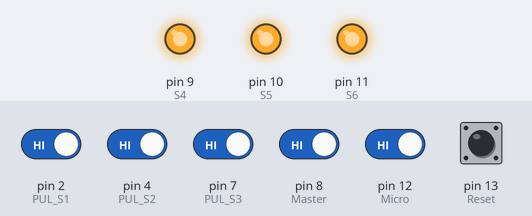
This sketch was run on a simulated Arduino Uno, built with avr-gcc and run on an emulated ATmega328P. On the bench: output pins drawn as LEDs (lit = HIGH). Inputs (shaded band) come from the test bench; at power-on: pin 2 (PUL_S1), pin 4 (PUL_S2), pin 7 (PUL_S3), pin 8 (Master), pin 12 (Micro), pin 13 (Reset) HIGH. Pins used as bus, display or sensor lines are not drawn.

Above: at 1.7 s.
1.8 s: pin 2 (PUL_S1) driven LOW and pin 4 (PUL_S2) driven LOW and pin 7 (PUL_S3) driven LOW and pin 8 (Master) driven LOW and pin 12 (Micro) driven LOW
At 3.1 s:
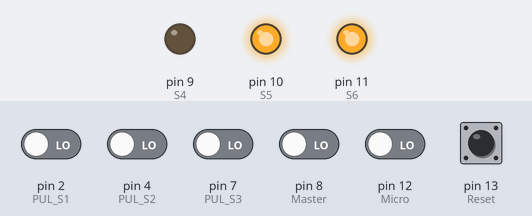
3.4 s: pin 2 (PUL_S1) driven HIGH
At 4.2 s:
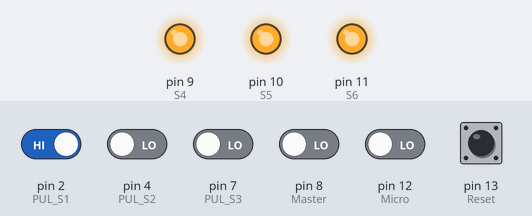
4.9 s: pin 2 (PUL_S1) driven LOW
At 5.4 s:
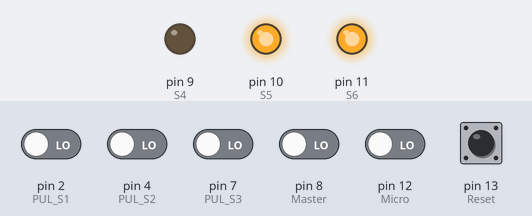
Timing chart, 0 to 7.9 s (numbered marks = the images above; inputs shaded):
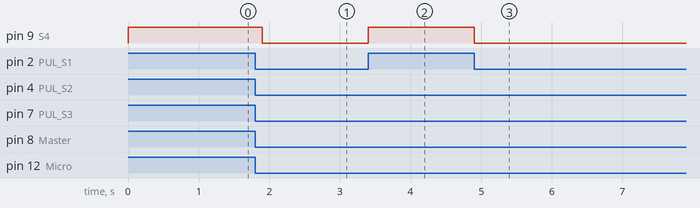

The sketch:

controladora19062021.ino
```cpp
#include <EEPROM.h>
// Entradas
const int PUL_S1 = 2;
const int PUL_S2 = 4;
const int PUL_S3 = 7;
const int Master = 8;
const int Micro = 12;
const int Reset = 13;

// Salidas
const int S1 = 3;
const int S2 = 5;
const int S3 = 6;
const int S4 = 9;
const int S5 = 10;
const int S6 = 11;
//CONSTANTES
const int delayPrueba = 200;
const int delayAntiRebote = 100;
const int dirMemoria = 0;

//VARIABLES
int entrada_PUL_S1 = 0;
int entrada_PUL_S2 = 0;
int entrada_PUL_S3 = 0;
int entrada_Master = 0;
int entrada_Micro = 0;

int oFF_Salidas = 1;
bool memoriaOK = true;
int valueMemoria;

void setup() {
    //  Serial.begin(9600);
    //  while (!Serial) {
    //    ; // wait for serial port to connect. Needed for native USB port only
    //  }
  pinMode(PUL_S1, INPUT_PULLUP);
  pinMode(PUL_S2, INPUT_PULLUP);
  pinMode(PUL_S3, INPUT_PULLUP);
  pinMode(Master, INPUT_PULLUP);
  pinMode(Micro, INPUT_PULLUP);
  pinMode(Reset, INPUT_PULLUP);

  pinMode(S1, OUTPUT);
  pinMode(S2, OUTPUT);
  pinMode(S3, OUTPUT);
  pinMode(S4, OUTPUT);
  pinMode(S5, OUTPUT);
  pinMode(S6, OUTPUT);
  setLowOutputs();
  check_eeprom();
}

void loop() {
  inicioLogicaControlador();
}

void inicioLogicaControlador(){

  leerEntradas();
  if(entrada_Master == LOW){

    if(entrada_PUL_S1 == 0){
      digitalWrite(S1, !oFF_Salidas);
      if(entrada_Micro == LOW){
        digitalWrite(S4, !oFF_Salidas);
      }else{
        digitalWrite(S4, oFF_Salidas);
      }
    }else{
      digitalWrite(S1, oFF_Salidas);
      digitalWrite(S4, oFF_Salidas);
    }

    if(entrada_PUL_S2 == 0 and memoriaOK == true){
      digitalWrite(S2, !oFF_Salidas);
      if(entrada_Micro == LOW){
        digitalWrite(S5, !oFF_Salidas);
      }else{
        digitalWrite(S5, oFF_Salidas);
      }
    }else{
      digitalWrite(S2, oFF_Salidas);
      digitalWrite(S5, oFF_Salidas);
    }

    if(entrada_PUL_S3 == 0 and memoriaOK == true){
      digitalWrite(S3, !oFF_Salidas);
      if(entrada_Micro == LOW){
        digitalWrite(S6, !oFF_Salidas);
      }else{
        digitalWrite(S6, oFF_Salidas);
      }
    }else{
      digitalWrite(S3, oFF_Salidas);
      digitalWrite(S6, oFF_Salidas);
    }
    delay(delayAntiRebote);
    }else{
      setLowOutputs();
    }
}

void resetMemoria(){
  for (int i = 0 ; i < EEPROM.length() ; i++) {
    EEPROM.write(i, 0);
  }
}

void leerEntradas(){
  entrada_PUL_S1 = digitalRead(PUL_S1);
  entrada_PUL_S2 = digitalRead(PUL_S2);
  entrada_PUL_S3 = digitalRead(PUL_S3);
  entrada_Master = digitalRead(Master);
  entrada_Micro = digitalRead(Micro);
}

void setLowOutputs(){

  digitalWrite(S1, oFF_Salidas);
  digitalWrite(S2, oFF_Salidas);
  digitalWrite(S3, oFF_Salidas);
  digitalWrite(S4, oFF_Salidas);
  digitalWrite(S5, oFF_Salidas);
  digitalWrite(S6, oFF_Salidas);
}

void PruebasSalidas(){
  for(int i = 0; i < 3; i++){
    secuecniaPrueba();
  }

  for(int i = 0; i < 3; i++){
    blinkAllOut();
  }
}

void secuecniaPrueba(){
  digitalWrite(S1, !oFF_Salidas);
  delay(delayPrueba);
  digitalWrite(S1, oFF_Salidas);
  delay(delayPrueba);
  digitalWrite(S2, !oFF_Salidas);
  delay(delayPrueba);
  digitalWrite(S2, oFF_Salidas);
  delay(delayPrueba);
  digitalWrite(S3, !oFF_Salidas);
  delay(delayPrueba);
  digitalWrite(S3, oFF_Salidas);
  delay(delayPrueba);
  digitalWrite(S4, !oFF_Salidas);
  delay(delayPrueba);
  digitalWrite(S4, oFF_Salidas);
  delay(delayPrueba);
  digitalWrite(S5, !oFF_Salidas);
  delay(delayPrueba);
  digitalWrite(S5, oFF_Salidas);
  delay(delayPrueba);
  digitalWrite(S6, !oFF_Salidas);
  delay(delayPrueba);
  digitalWrite(S6, oFF_Salidas);
  delay(delayPrueba);
}

void blinkAllOut(){
  oFF_Salidas = 0;
  setLowOutputs();
  delay(delayPrueba);
  oFF_Salidas = 1;
  setLowOutputs();
  delay(delayPrueba);

}

void check_eeprom(){

  if(digitalRead(Reset) == LOW){
    resetMemoria();
    memoriaOK = true;
  }else{
    valueMemoria = EEPROM.read(0);
    if(valueMemoria < 100){
      valueMemoria = valueMemoria + 1;
      EEPROM.write(0, valueMemoria);
    }else{
      memoriaOK = false;
    }
    delay(500);
  }

}
```

Measured:
- after the input at 1.8 s, pin 9 (S4): HIGH → LOW after 0.10 s
- after the input at 3.4 s, pin 9 (S4): LOW → HIGH at once
- after the input at 4.9 s, pin 9 (S4): HIGH → LOW at once
